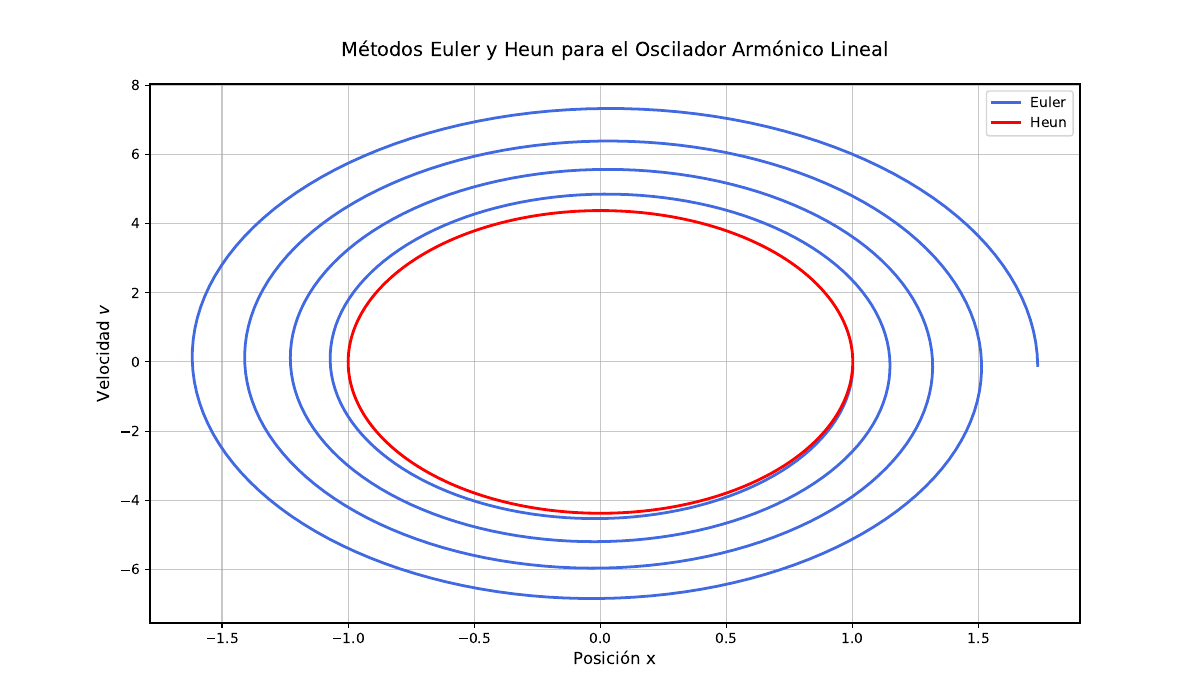

The Python source for this figure:
import matplotlib.pyplot as plt
import numpy as np

# read data
fig, ax = plt.subplots(figsize=(12, 7))
x1, v1 = np.loadtxt("output-euler.txt", unpack=True)
x2, v2 = np.loadtxt("output-heun.txt", unpack=True)

ax.plot(x1, v1, color='royalblue', linewidth = 2, linestyle = '-', markersize = 5, label = 'Euler')
ax.plot(x2, v2, color='red', linewidth = 2, linestyle = '-', markersize = 5, label = 'Heun')

ax.set_xlabel('Posición x', fontsize = 12)
ax.set_ylabel('Velocidad $v$', fontsize = 12)
ax.set_title('Métodos Euler y Heun para el Oscilador Armónico Lineal', fontsize = 14, pad = 20, color = 'black')
ax.legend()
ax.grid(True, linestyle='-', alpha=0.7)
fig.savefig('grafica.pdf')
plt.show()